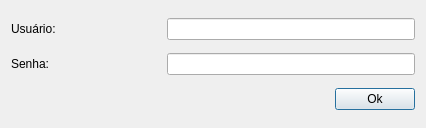
<?xml version="1.0" encoding="UTF-8"?>
<ui version="4.0">
 <class>Dialog</class>
 <widget class="QDialog" name="Dialog">
  <property name="geometry">
   <rect>
    <x>0</x>
    <y>0</y>
    <width>426</width>
    <height>128</height>
   </rect>
  </property>
  <property name="windowTitle">
   <string>Dialog</string>
  </property>
  <layout class="QGridLayout" name="gridLayout">
   <item row="0" column="0">
    <layout class="QHBoxLayout" name="horizontalLayout_2">
     <item>
      <widget class="QLabel" name="label">
       <property name="sizePolicy">
        <sizepolicy hsizetype="Fixed" vsizetype="Preferred">
         <horstretch>0</horstretch>
         <verstretch>0</verstretch>
        </sizepolicy>
       </property>
       <property name="minimumSize">
        <size>
         <width>150</width>
         <height>0</height>
        </size>
       </property>
       <property name="maximumSize">
        <size>
         <width>150</width>
         <height>16777215</height>
        </size>
       </property>
       <property name="text">
        <string>Usuário:</string>
       </property>
      </widget>
     </item>
     <item>
      <widget class="QLineEdit" name="nameLe"/>
     </item>
    </layout>
   </item>
   <item row="1" column="0">
    <layout class="QHBoxLayout" name="horizontalLayout_3">
     <item>
      <widget class="QLabel" name="label_2">
       <property name="sizePolicy">
        <sizepolicy hsizetype="Fixed" vsizetype="Preferred">
         <horstretch>0</horstretch>
         <verstretch>0</verstretch>
        </sizepolicy>
       </property>
       <property name="minimumSize">
        <size>
         <width>150</width>
         <height>0</height>
        </size>
       </property>
       <property name="maximumSize">
        <size>
         <width>150</width>
         <height>16777215</height>
        </size>
       </property>
       <property name="text">
        <string>Senha:</string>
       </property>
      </widget>
     </item>
     <item>
      <widget class="QLineEdit" name="passLe">
       <property name="echoMode">
        <enum>QLineEdit::Password</enum>
       </property>
      </widget>
     </item>
    </layout>
   </item>
   <item row="2" column="0">
    <layout class="QHBoxLayout" name="horizontalLayout">
     <item>
      <spacer name="horizontalSpacer">
       <property name="orientation">
        <enum>Qt::Horizontal</enum>
       </property>
       <property name="sizeHint" stdset="0">
        <size>
         <width>343</width>
         <height>20</height>
        </size>
       </property>
      </spacer>
     </item>
     <item>
      <widget class="QPushButton" name="okBtn">
       <property name="text">
        <string>Ok</string>
       </property>
      </widget>
     </item>
    </layout>
   </item>
  </layout>
 </widget>
 <resources/>
 <connections/>
</ui>
